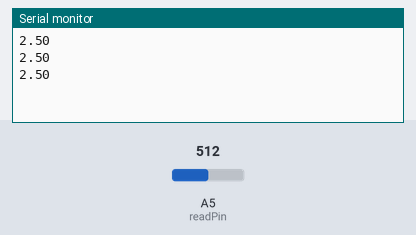
This sketch was run on a simulated Arduino Uno, built with avr-gcc and run on an emulated ATmega328P. On the bench: the last lines printed to the serial monitor. Inputs (shaded band) come from the test bench; at power-on: A5 (readPin) = 512.

Above: at 1.3 s.
1.4 s: A5 (readPin) set to 716
At 1.9 s:
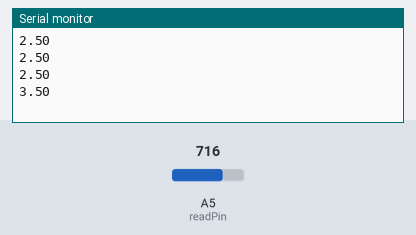
2.9 s: A5 (readPin) set to 900
At 3.4 s:
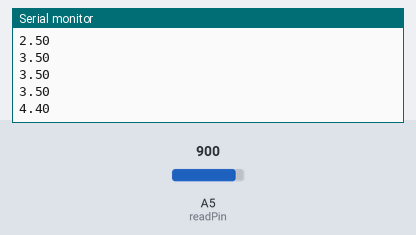
Timing chart, 0 to 5.9 s (numbered marks = the images above; inputs shaded):
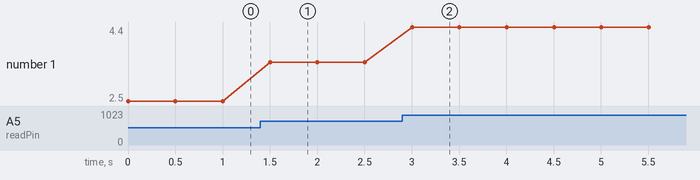

Measured:
- after the input at 1.4 s, the serial monitor: prints a new line after 0.10 s (image 1)
- after the input at 2.9 s, the serial monitor: prints a new line after 0.10 s (image 2)
- plotted number 1: 2.5 → 3.5 after the input at 1.4 s, 3.5 → 4.4 after the input at 2.9 s

The sketch:

volt_reader.ino
```cpp
int readPin = A5;
float calcValue = 0;

void setup() {
  pinMode(readPin, INPUT);
  Serial.begin(9600);
}

void loop() {
  calcValue = (5./1023) * (analogRead(readPin));

  Serial.println(calcValue);
  delay(500);
}
```
